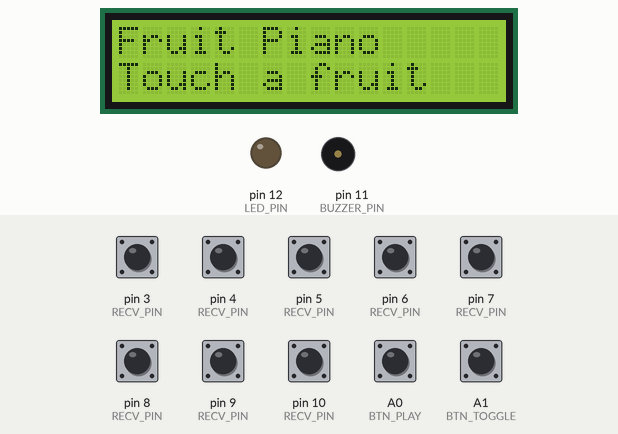
Simulated run of this sketch. Board: Arduino Uno, built with avr-gcc and run on an emulated ATmega328P. Parts: 16×2 character LCD, output pins drawn as LEDs (lit = HIGH), buzzer (waves = sounding). Inputs (shaded band) come from the test bench; at power-on: A0 (BTN_PLAY), A1 (BTN_TOGGLE), pin 3 (RECV_PIN), pin 4 (RECV_PIN), pin 5 (RECV_PIN), pin 6 (RECV_PIN), pin 7 (RECV_PIN), pin 8 (RECV_PIN), pin 9 (RECV_PIN), pin 10 (RECV_PIN) HIGH. What the sketch prints to the serial monitor is not drawn.

Above: at 1.2 s.
1.3 s: pin 3 (RECV_PIN) pulled LOW for 0.15 s
At 2.6 s:
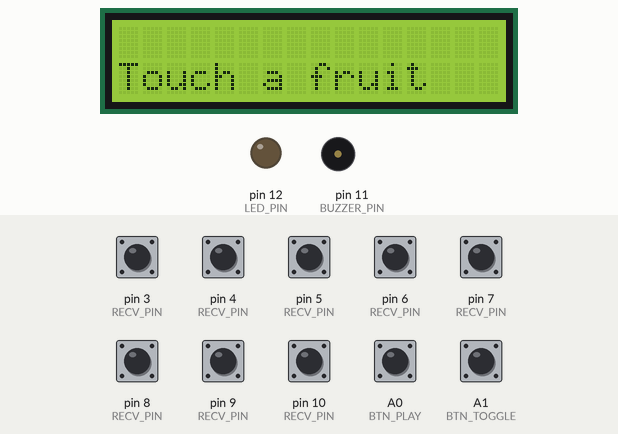
2.9 s: A1 (BTN_TOGGLE) pulled LOW for 0.15 s
At 3.4 s:
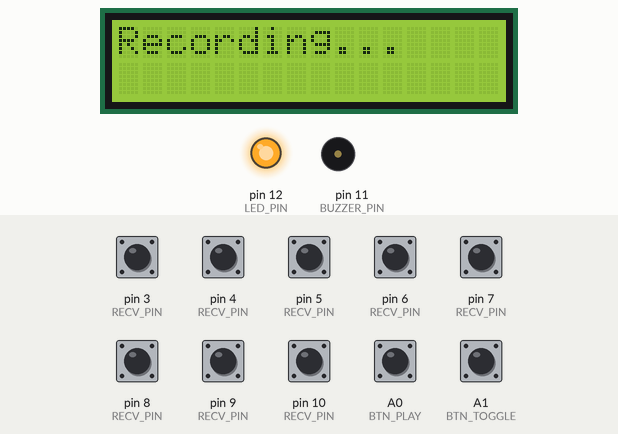
4.5 s: pin 5 (RECV_PIN) pulled LOW for 0.15 s
At 5.2 s:
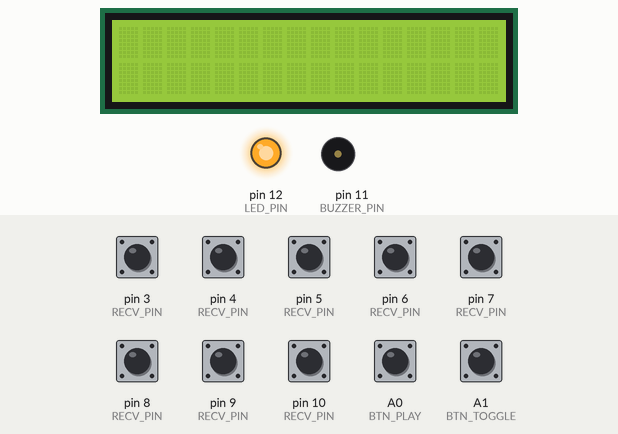
6.1 s: pin 4 (RECV_PIN) pulled LOW for 0.15 s
At 6.18 s:
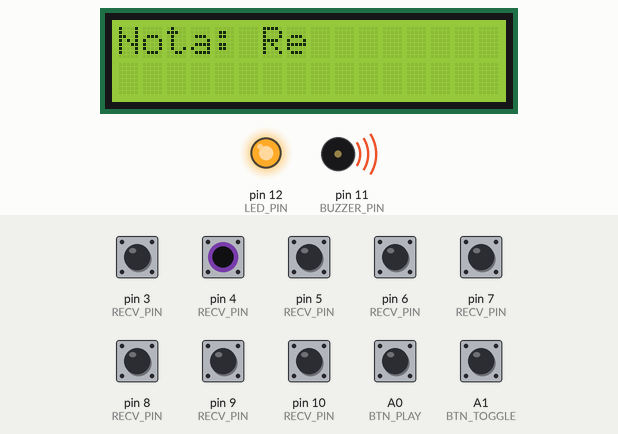
7.7 s: pin 6 (RECV_PIN) pulled LOW for 0.15 s
At 7.78 s:
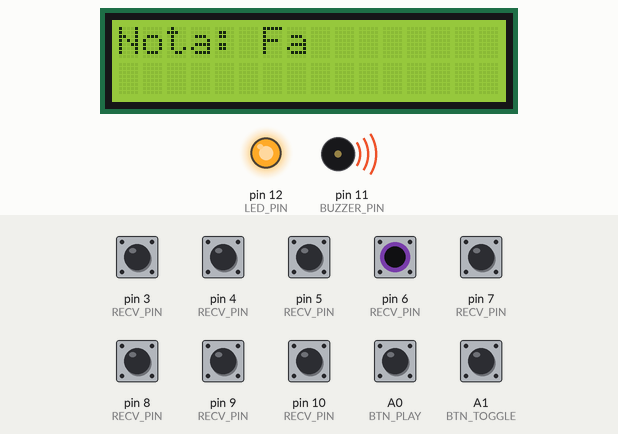
9.3 s: pin 7 (RECV_PIN) pulled LOW for 0.15 s
At 9.38 s:
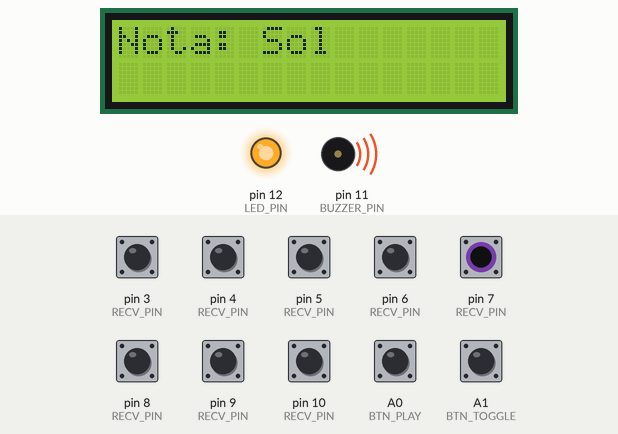
Timing chart, 0 to 11.9 s (numbered marks = the images above; inputs shaded):
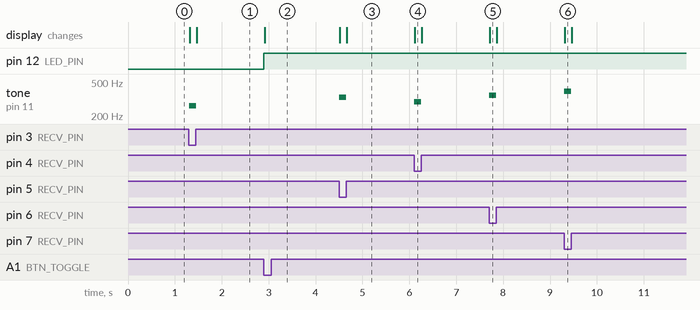

The sketch:

sketch_may10a.ino
```cpp
#include <CapacitiveSensor.h>     // Library used to read capacitive input from sensor pins
#include <LiquidCrystal_I2C.h>    // Library used to control the LCD via I2C protocol

// ───── Pin definitions ─────
#define SEND_PIN     2           // Common send pin for all capacitive sensor pairs
#define BUZZER_PIN   11          // Pin connected to the buzzer
#define LED_PIN      12          // Pin controlling the LED indicator for record mode
#define BTN_TOGGLE   A1          // Button used to start/stop recording
#define BTN_PLAY     A0          // Button used to trigger playback

// ───── Capacitive sensor configuration ─────
const byte RECV_PIN[8] = {3, 4, 5, 6, 7, 8, 9, 10};   // Pins receiving capacitive input for each note (Do to Do2)
const uint8_t N_CH = 8;                              // Total number of capacitive input channels

// ───── Note configuration ─────
const uint16_t NOTE_FREQ[8] = {262, 294, 330, 349, 392, 440, 494, 523};   // Frequencies for notes C4 to C5
const char*    NOTE_NAME[8] = {"Do", "Re", "Mi", "Fa", "Sol", "La", "Si", "Do2"}; // Note names shown on the LCD

// ───── Touch detection thresholds ─────
const uint16_t TOUCH_THR   = 10;    // Minimum delta to register a valid touch
const uint16_t RELEASE_THR = 15;    // Minimum drop to consider a note released (for hysteresis)

// ───── Recording configuration ─────
const uint8_t MAX_RECORDS          = 5;   // Maximum number of songs stored in memory
const uint8_t MAX_NOTES_PER_RECORD = 50;  // Maximum number of notes per recorded song

// ───── Data structure representing a recorded note event ─────
struct NoteEvent {
  uint8_t  note;       // Note index: 0 to 7 (Do to Do2), 255 represents a pause
  uint16_t duration;   // Duration in milliseconds
};

// ───── Memory arrays for recorded songs ─────
NoteEvent records[MAX_RECORDS][MAX_NOTES_PER_RECORD]; // Storage for all recorded notes
uint16_t  recordLens[MAX_RECORDS] = {0};              // Length of each recorded song

// ───── Playback state ─────
uint8_t currentRecord = 0;      // Index of the current recording slot
uint8_t totalSaved    = 0;      // Total number of recordings saved
uint8_t playbackIndex = 0;      // Index used to rotate through saved recordings

// ───── Button state tracking ─────
bool ledState     = false;      // Indicates if the device is currently recording
bool lastRecBtn   = HIGH;       // Previous state of the record button
bool lastPlayBtn  = HIGH;       // Previous state of the play button

// ───── Playback state tracking ─────
bool    playing      = false;   // Indicates if a note is currently being played
int8_t  notePlaying  = -1;      // Index of the note being played (-1 if none)
bool    wasPlaying   = false;   // Indicates whether a note was previously being played

// ───── Timing state tracking ─────
uint32_t lastNoteTime    = 0;   // Timestamp when the last note started
uint32_t lastReleaseTime = 0;   // Timestamp when the last note was released

// ───── Array of capacitive sensor objects, one for each note ─────
CapacitiveSensor cs[N_CH] = {
  CapacitiveSensor(SEND_PIN, 3),  CapacitiveSensor(SEND_PIN, 4),
  CapacitiveSensor(SEND_PIN, 5),  CapacitiveSensor(SEND_PIN, 6),
  CapacitiveSensor(SEND_PIN, 7),  CapacitiveSensor(SEND_PIN, 8),
  CapacitiveSensor(SEND_PIN, 9),  CapacitiveSensor(SEND_PIN,10)
};

// ───── LCD object for I2C display ─────
LiquidCrystal_I2C lcd(0x27, 16, 2);  // Address 0x27, 16 characters × 2 rows

// ───── Baseline values used to detect touch on each channel ─────
uint16_t zeroLevel[N_CH];  // Dynamic zero-reference level per channel


void setup() {
  // Initialize serial communication for debugging and touch signal visualization
  Serial.begin(115200);

  // Set LED and buzzer pins as OUTPUT
  pinMode(LED_PIN, OUTPUT);
  pinMode(BUZZER_PIN, OUTPUT);

  // Set button pins as INPUT with internal pull-up resistors
  pinMode(BTN_TOGGLE, INPUT_PULLUP);  // Button for toggling record mode
  pinMode(BTN_PLAY, INPUT_PULLUP);    // Button for playing back a recorded song

  // Ensure LED is initially turned off
  digitalWrite(LED_PIN, LOW);

  // Initialize each capacitive sensor:
  // - disable auto-calibration for 10 seconds after boot
  // - set a short timeout to discard noisy/stuck readings
  // - initialize baseline (zeroLevel) for each channel
  for (byte i = 0; i < N_CH; ++i) {
    cs[i].set_CS_AutocaL_Millis(10000);        // wait 10 seconds before recalibration
    cs[i].set_CS_Timeout_Millis(30);           // sensor read timeout
    long val = cs[i].capacitiveSensor(10);     // average 10 readings for initial baseline
    zeroLevel[i] = (val < 0) ? 0 : val;         // store valid zero reference
  }

  // Initialize the I2C LCD display
  lcd.init();                // Initialize LCD module
  lcd.backlight();           // Turn on the backlight

  // Display welcome message
  lcd.setCursor(0, 0);       // First row
  lcd.print("Fruit Piano");
  lcd.setCursor(0, 1);       // Second row
  lcd.print("Touch a fruit");
}

// Handles the logic when the RECORD button is pressed.
// Toggles recording mode and manages LED state, LCD messages, and recording initialization.
void handleRecordButton() {
  bool recNow = digitalRead(BTN_TOGGLE); // Read current state of the RECORD button

  // Detect a rising edge (button press)
  if (recNow == LOW && lastRecBtn == HIGH) {
    // Toggle recording state (on/off)
    ledState = !ledState;
    digitalWrite(LED_PIN, ledState); // Turn LED on or off accordingly

    if (ledState) {
      // --- Begin a new recording session ---
      recordLens[currentRecord] = 0;      // Reset recording length
      lastNoteTime = millis();            // Reset timing reference
      wasPlaying = false;                 // No note is playing yet

      // Update LCD to show recording status
      lcd.clear();
      lcd.setCursor(0, 0); lcd.print("Recording...");

      Serial.println("START RECORDING");
    } else {
      // --- End current recording session ---
      Serial.print("RECORD DONE, notes=");
      Serial.println(recordLens[currentRecord]);

      // Advance to next recording slot
      currentRecord = (currentRecord + 1) % MAX_RECORDS;

      // Update total number of saved recordings if needed
      if (totalSaved < MAX_RECORDS) totalSaved++;

      // Reset playback index to last recording
      playbackIndex = 0;
    }
  }

  // Save current button state for edge detection in next loop
  lastRecBtn = recNow;
}

// Handles playback when the PLAY button is pressed.
// Cycles through saved recordings and plays them one by one with tone and LCD feedback.
void handlePlayButton() {
  bool playNow = digitalRead(BTN_PLAY); // Read current state of the PLAY button

  // Detect button press (falling edge) only when not recording and there are saved melodies
  if (playNow == LOW && lastPlayBtn == HIGH && !ledState && totalSaved) {
    uint8_t tries = 0;

    // Calculate the index of the recording to be played based on playback index
    uint8_t slot = (currentRecord + MAX_RECORDS - 1 - playbackIndex) % MAX_RECORDS;

    // Skip empty slots in case of overwritten recordings
    while (recordLens[slot] == 0 && tries < totalSaved) {
      playbackIndex = (playbackIndex + 1) % totalSaved;
      slot = (currentRecord + MAX_RECORDS - 1 - playbackIndex) % MAX_RECORDS;
      tries++;
    }

    // Exit early if there's still no valid recording
    if (recordLens[slot] == 0) return;

    // Display playback info on LCD
    lcd.clear();
    lcd.setCursor(0, 0); lcd.print("Play recording ");
    lcd.print(playbackIndex + 1);

    // Iterate through the notes in the selected recording
    for (int i = 0; i < recordLens[slot]; ++i) {
      uint8_t n   = records[slot][i].note;
      uint16_t dur= records[slot][i].duration;

      if (n == 255) {
        // Play a pause (no sound)
        noTone(BUZZER_PIN);
      } else {
        // Play a note and show its name
        tone(BUZZER_PIN, NOTE_FREQ[n]);
        lcd.setCursor(0, 1);
        lcd.print("Nota: "); lcd.print(NOTE_NAME[n]); lcd.print("  ");
      }

      // Wait for the duration of the note or pause
      delay(dur);
    }

    // Stop buzzer and reset display
    noTone(BUZZER_PIN);
    lcd.clear();
    lcd.setCursor(0, 0); lcd.print("Touch a fruit");

    // Move to the next recording for next playback
    playbackIndex = (playbackIndex + 1) % totalSaved;
  }

  // Save current state for next edge detection
  lastPlayBtn = playNow;
}


int8_t getStrongestTouch() {
  int8_t highest = -1;      // Index of the channel with strongest touch
  long bestDelta = 0;       // Highest detected delta among all channels

  // Loop through each capacitive sensor channel
  for (byte i = 0; i < N_CH; ++i) {
    long raw = cs[i].capacitiveSensor(2);   // Read touch value
    if (raw < 0) raw = 0;
    long delta = raw - zeroLevel[i];        // Compute difference from baseline

    // Reset baseline if value is abnormally high (noise rejection)
    if (abs(delta) > 1000) {
      zeroLevel[i] = raw;
      delta = 0;
    }

    // Slowly update zero level when signal is below release threshold
    if (delta < RELEASE_THR)
      zeroLevel[i] = (zeroLevel[i] * 7 + raw) >> 3;  // IIR low-pass filter

    // Identify the strongest touch above the threshold
    if (delta > TOUCH_THR && delta > bestDelta) {
      bestDelta = delta;
      highest = i;
    }

    // Print delta for each sensor to Serial Monitor (for debugging)
    Serial.print(delta); Serial.print('\t');
  }
  Serial.println();
  return highest;
}

// Determine if the previously playing note is still being touched
bool isCurrentNoteStillPressed() {
  return (playing && notePlaying != -1 &&
    (cs[notePlaying].capacitiveSensor(1) - zeroLevel[notePlaying]) >= RELEASE_THR);
}

void handleNewTouch(int8_t highest) {
  bool newNote = (!playing || notePlaying != highest);  // Is it a new note?

  if (newNote) {
    // If recording and previously released, store a pause event
    if (ledState && recordLens[currentRecord] && !wasPlaying) {
      uint32_t now = millis();
      uint16_t pauseDur = now - lastReleaseTime;
      if (pauseDur > 10 && recordLens[currentRecord] < MAX_NOTES_PER_RECORD) {
        records[currentRecord][recordLens[currentRecord]].note = 255; // Pause
        records[currentRecord][recordLens[currentRecord]].duration = pauseDur;
        recordLens[currentRecord]++;
      }
      lastNoteTime = millis();  // Mark the time new note begins
    }

    // Play the detected note via buzzer and show it on the LCD
    tone(BUZZER_PIN, NOTE_FREQ[highest]);
    lcd.setCursor(0, 0);
    lcd.print("Nota: "); lcd.print(NOTE_NAME[highest]); lcd.print("  ");
    notePlaying = highest;
    playing = true;

    // If in recording mode, store the new note
    if (ledState && recordLens[currentRecord] < MAX_NOTES_PER_RECORD) {
      records[currentRecord][recordLens[currentRecord]].note = highest;
      records[currentRecord][recordLens[currentRecord]].duration = 0;
      recordLens[currentRecord]++;
      lastNoteTime = millis();  // Start timing the note
      wasPlaying = true;
    }
  }
}

void handleTouchRelease() {
  noTone(BUZZER_PIN);                    // Stop sound
  lcd.setCursor(0, 0); lcd.print("                "); // Clear LCD line
  playing = false;
  notePlaying = -1;

  // If recording was active, save the duration of the last note
  if (ledState && recordLens[currentRecord] && wasPlaying) {
    uint32_t now = millis();
    records[currentRecord][recordLens[currentRecord] - 1].duration = now - lastNoteTime;
    lastReleaseTime = now;
    wasPlaying = false;
  }
}

// Reads capacitive sensor inputs and handles real-time note detection, playback, and recording.
void detectTouchAndPlayNote() {
  int8_t highest = getStrongestTouch();
  bool curStillOn = isCurrentNoteStillPressed();

  if (highest != -1) {
    // If a new valid touch is detected
    handleNewTouch(highest);
  } else if (!curStillOn && playing) {
      // If no touch is currently active and a note was playing before
    handleTouchRelease();
  }
}

void loop() {
  handleRecordButton();
  handlePlayButton();
  detectTouchAndPlayNote();
}
```

Measured:
- after the input at 1.3 s, tone on pin 11 (BUZZER_PIN): silent → 262 Hz at once, → silent 0.15 s later; the display: first changes at once (image 1 shows a later state)
- after the input at 2.9 s, pin 12 (LED_PIN): LOW → HIGH at once; the display: changes at once (image 2)
- after the input at 4.5 s, tone on pin 11 (BUZZER_PIN): silent → 330 Hz at once, → silent 0.15 s later; the display: first changes at once (image 3 shows a later state)
- after the input at 6.1 s, tone on pin 11 (BUZZER_PIN): silent → 294 Hz at once, → silent 0.15 s later; the display: changes at once (image 4)
- after the input at 7.7 s, tone on pin 11 (BUZZER_PIN): silent → 349 Hz at once, → silent 0.15 s later; the display: changes at once (image 5)
- after the input at 9.3 s, tone on pin 11 (BUZZER_PIN): silent → 392 Hz at once, → silent 0.15 s later; the display: changes at once (image 6)
